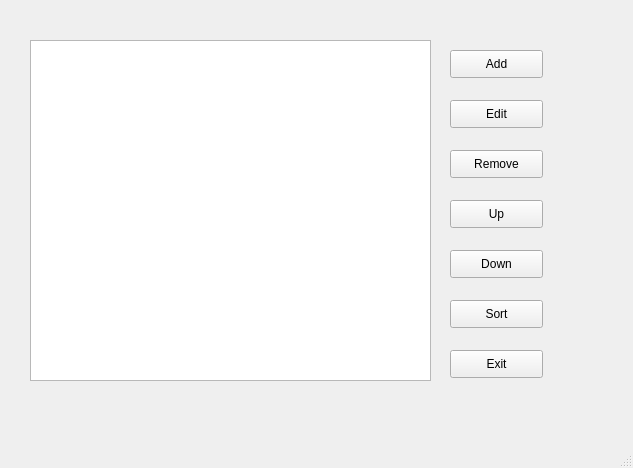
<?xml version="1.0" encoding="UTF-8"?>
<ui version="4.0">
 <class>MainWindow</class>
 <widget class="QMainWindow" name="MainWindow">
  <property name="geometry">
   <rect>
    <x>0</x>
    <y>0</y>
    <width>633</width>
    <height>468</height>
   </rect>
  </property>
  <property name="windowTitle">
   <string>MainWindow</string>
  </property>
  <widget class="QWidget" name="centralwidget">
   <widget class="QListWidget" name="list_object">
    <property name="geometry">
     <rect>
      <x>30</x>
      <y>40</y>
      <width>401</width>
      <height>341</height>
     </rect>
    </property>
    <property name="font">
     <font>
      <family>Agency FB</family>
      <pointsize>18</pointsize>
     </font>
    </property>
    <property name="showDropIndicator" stdset="0">
     <bool>true</bool>
    </property>
    <property name="dragEnabled">
     <bool>false</bool>
    </property>
    <property name="dragDropOverwriteMode">
     <bool>false</bool>
    </property>
    <property name="dragDropMode">
     <enum>QAbstractItemView::NoDragDrop</enum>
    </property>
    <property name="selectionBehavior">
     <enum>QAbstractItemView::SelectRows</enum>
    </property>
   </widget>
   <widget class="QPushButton" name="Add_button">
    <property name="geometry">
     <rect>
      <x>450</x>
      <y>50</y>
      <width>93</width>
      <height>28</height>
     </rect>
    </property>
    <property name="text">
     <string>Add</string>
    </property>
   </widget>
   <widget class="QPushButton" name="Edit_button">
    <property name="geometry">
     <rect>
      <x>450</x>
      <y>100</y>
      <width>93</width>
      <height>28</height>
     </rect>
    </property>
    <property name="text">
     <string>Edit</string>
    </property>
   </widget>
   <widget class="QPushButton" name="Up_button">
    <property name="geometry">
     <rect>
      <x>450</x>
      <y>200</y>
      <width>93</width>
      <height>28</height>
     </rect>
    </property>
    <property name="text">
     <string>Up</string>
    </property>
   </widget>
   <widget class="QPushButton" name="Down_button">
    <property name="geometry">
     <rect>
      <x>450</x>
      <y>250</y>
      <width>93</width>
      <height>28</height>
     </rect>
    </property>
    <property name="text">
     <string>Down</string>
    </property>
   </widget>
   <widget class="QPushButton" name="Sort_button">
    <property name="geometry">
     <rect>
      <x>450</x>
      <y>300</y>
      <width>93</width>
      <height>28</height>
     </rect>
    </property>
    <property name="text">
     <string>Sort</string>
    </property>
   </widget>
   <widget class="QPushButton" name="Exit_button">
    <property name="geometry">
     <rect>
      <x>450</x>
      <y>350</y>
      <width>93</width>
      <height>28</height>
     </rect>
    </property>
    <property name="text">
     <string>Exit</string>
    </property>
   </widget>
   <widget class="QPushButton" name="Remove_button">
    <property name="geometry">
     <rect>
      <x>450</x>
      <y>150</y>
      <width>93</width>
      <height>28</height>
     </rect>
    </property>
    <property name="text">
     <string>Remove</string>
    </property>
   </widget>
  </widget>
  <widget class="QMenuBar" name="menubar">
   <property name="geometry">
    <rect>
     <x>0</x>
     <y>0</y>
     <width>633</width>
     <height>26</height>
    </rect>
   </property>
  </widget>
  <widget class="QStatusBar" name="statusbar"/>
 </widget>
 <resources/>
 <connections/>
</ui>
